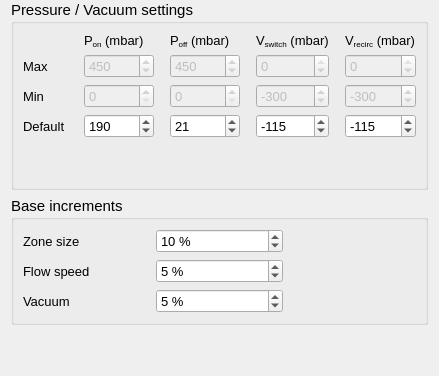
      <widget class="QWidget" name="page">
       <layout class="QGridLayout" name="gridLayout_5">
        <property name="topMargin">
         <number>0</number>
        </property>
        <item row="0" column="0">
         <widget class="QGroupBox" name="groupBox_generalSettings_2">
          <property name="minimumSize">
           <size>
            <width>0</width>
            <height>100</height>
           </size>
          </property>
          <property name="font">
           <font>
            <pointsize>11</pointsize>
           </font>
          </property>
          <property name="styleSheet">
           <string notr="true"/>
          </property>
          <property name="title">
           <string>Pressure / Vacuum settings</string>
          </property>
          <layout class="QGridLayout" name="gridLayout_14">
           <item row="3" column="2">
            <widget class="QSpinBox" name="spinBox_p_on_default">
             <property name="sizePolicy">
              <sizepolicy hsizetype="Minimum" vsizetype="Preferred">
               <horstretch>0</horstretch>
               <verstretch>0</verstretch>
              </sizepolicy>
             </property>
             <property name="minimumSize">
              <size>
               <width>70</width>
               <height>0</height>
              </size>
             </property>
             <property name="font">
              <font>
               <pointsize>10</pointsize>
              </font>
             </property>
             <property name="maximum">
              <number>450</number>
             </property>
             <property name="value">
              <number>190</number>
             </property>
            </widget>
           </item>
           <item row="1" column="2">
            <widget class="QSpinBox" name="spinBox_p_on_max">
             <property name="enabled">
              <bool>false</bool>
             </property>
             <property name="sizePolicy">
              <sizepolicy hsizetype="Minimum" vsizetype="Preferred">
               <horstretch>0</horstretch>
               <verstretch>0</verstretch>
              </sizepolicy>
             </property>
             <property name="font">
              <font>
               <pointsize>10</pointsize>
              </font>
             </property>
             <property name="maximum">
              <number>1000</number>
             </property>
             <property name="value">
              <number>450</number>
             </property>
            </widget>
           </item>
           <item row="2" column="8">
            <widget class="QSpinBox" name="spinBox_v_recirc_min">
             <property name="enabled">
              <bool>false</bool>
             </property>
             <property name="sizePolicy">
              <sizepolicy hsizetype="Minimum" vsizetype="Preferred">
               <horstretch>0</horstretch>
               <verstretch>0</verstretch>
              </sizepolicy>
             </property>
             <property name="font">
              <font>
               <pointsize>10</pointsize>
              </font>
             </property>
             <property name="minimum">
              <number>-1000</number>
             </property>
             <property name="maximum">
              <number>0</number>
             </property>
             <property name="value">
              <number>-300</number>
             </property>
            </widget>
           </item>
           <item row="1" column="0">
            <widget class="QLabel" name="label_29">
             <property name="font">
              <font>
               <pointsize>10</pointsize>
              </font>
             </property>
             <property name="text">
              <string>Max </string>
             </property>
            </widget>
           </item>
           <item row="2" column="6">
            <widget class="QSpinBox" name="spinBox_v_switch_min">
             <property name="enabled">
              <bool>false</bool>
             </property>
             <property name="sizePolicy">
              <sizepolicy hsizetype="Minimum" vsizetype="Preferred">
               <horstretch>0</horstretch>
               <verstretch>0</verstretch>
              </sizepolicy>
             </property>
             <property name="font">
              <font>
               <pointsize>10</pointsize>
              </font>
             </property>
             <property name="minimum">
              <number>-1000</number>
             </property>
             <property name="maximum">
              <number>0</number>
             </property>
             <property name="value">
              <number>-300</number>
             </property>
            </widget>
           </item>
           <item row="0" column="6">
            <widget class="QLabel" name="label_26">
             <property name="font">
              <font>
               <pointsize>10</pointsize>
              </font>
             </property>
             <property name="text">
              <string notr="true">&lt;html&gt;&lt;head/&gt;&lt;body&gt;&lt;p&gt; V&lt;span style=&quot; vertical-align:sub;&quot;&gt;switch&lt;/span&gt; (mbar)&lt;/p&gt;&lt;/body&gt;&lt;/html&gt;</string>
             </property>
            </widget>
           </item>
           <item row="0" column="8">
            <widget class="QLabel" name="label_31">
             <property name="font">
              <font>
               <pointsize>10</pointsize>
              </font>
             </property>
             <property name="text">
              <string notr="true">&lt;html&gt;&lt;head/&gt;&lt;body&gt;&lt;p&gt; V&lt;span style=&quot; vertical-align:sub;&quot;&gt;recirc&lt;/span&gt; (mbar)&lt;/p&gt;&lt;/body&gt;&lt;/html&gt;</string>
             </property>
            </widget>
           </item>
           <item row="2" column="2">
            <widget class="QSpinBox" name="spinBox_p_on_min">
             <property name="enabled">
              <bool>false</bool>
             </property>
             <property name="sizePolicy">
              <sizepolicy hsizetype="Minimum" vsizetype="Preferred">
               <horstretch>0</horstretch>
               <verstretch>0</verstretch>
              </sizepolicy>
             </property>
             <property name="font">
              <font>
               <pointsize>10</pointsize>
              </font>
             </property>
             <property name="maximum">
              <number>1000</number>
             </property>
            </widget>
           </item>
           <item row="1" column="6">
            <widget class="QSpinBox" name="spinBox_v_switch_max">
             <property name="enabled">
              <bool>false</bool>
             </property>
             <property name="sizePolicy">
              <sizepolicy hsizetype="Minimum" vsizetype="Preferred">
               <horstretch>0</horstretch>
               <verstretch>0</verstretch>
              </sizepolicy>
             </property>
             <property name="font">
              <font>
               <pointsize>10</pointsize>
              </font>
             </property>
             <property name="minimum">
              <number>-1000</number>
             </property>
             <property name="maximum">
              <number>0</number>
             </property>
            </widget>
           </item>
           <item row="0" column="2">
            <widget class="QLabel" name="label_27">
             <property name="font">
              <font>
               <pointsize>10</pointsize>
              </font>
             </property>
             <property name="text">
              <string notr="true">&lt;html&gt;&lt;head/&gt;&lt;body&gt;&lt;p&gt; P&lt;span style=&quot; vertical-align:sub;&quot;&gt;on&lt;/span&gt;  (mbar) &lt;/p&gt;&lt;/body&gt;&lt;/html&gt;</string>
             </property>
            </widget>
           </item>
           <item row="3" column="4">
            <widget class="QSpinBox" name="spinBox_p_off_default">
             <property name="sizePolicy">
              <sizepolicy hsizetype="Minimum" vsizetype="Preferred">
               <horstretch>0</horstretch>
               <verstretch>0</verstretch>
              </sizepolicy>
             </property>
             <property name="minimumSize">
              <size>
               <width>70</width>
               <height>0</height>
              </size>
             </property>
             <property name="font">
              <font>
               <pointsize>10</pointsize>
              </font>
             </property>
             <property name="maximum">
              <number>450</number>
             </property>
             <property name="value">
              <number>21</number>
             </property>
            </widget>
           </item>
           <item row="0" column="4">
            <widget class="QLabel" name="label_25">
             <property name="font">
              <font>
               <pointsize>10</pointsize>
              </font>
             </property>
             <property name="text">
              <string notr="true">&lt;html&gt;&lt;head/&gt;&lt;body&gt;&lt;p&gt; P&lt;span style=&quot; vertical-align:sub;&quot;&gt;off&lt;/span&gt; (mbar)&lt;/p&gt;&lt;/body&gt;&lt;/html&gt;</string>
             </property>
            </widget>
           </item>
           <item row="1" column="4">
            <widget class="QSpinBox" name="spinBox_p_off_max">
             <property name="enabled">
              <bool>false</bool>
             </property>
             <property name="sizePolicy">
              <sizepolicy hsizetype="Minimum" vsizetype="Preferred">
               <horstretch>0</horstretch>
               <verstretch>0</verstretch>
              </sizepolicy>
             </property>
             <property name="font">
              <font>
               <pointsize>10</pointsize>
              </font>
             </property>
             <property name="maximum">
              <number>1000</number>
             </property>
             <property name="value">
              <number>450</number>
             </property>
            </widget>
           </item>
           <item row="1" column="5">
            <spacer name="horizontalSpacer_7">
             <property name="orientation">
              <enum>Qt::Horizontal</enum>
             </property>
             <property name="sizeType">
              <enum>QSizePolicy::Minimum</enum>
             </property>
             <property name="sizeHint" stdset="0">
              <size>
               <width>10</width>
               <height>20</height>
              </size>
             </property>
            </spacer>
           </item>
           <item row="3" column="6">
            <widget class="QSpinBox" name="spinBox_v_switch_default">
             <property name="sizePolicy">
              <sizepolicy hsizetype="Minimum" vsizetype="Preferred">
               <horstretch>0</horstretch>
               <verstretch>0</verstretch>
              </sizepolicy>
             </property>
             <property name="minimumSize">
              <size>
               <width>70</width>
               <height>0</height>
              </size>
             </property>
             <property name="font">
              <font>
               <pointsize>10</pointsize>
              </font>
             </property>
             <property name="minimum">
              <number>-300</number>
             </property>
             <property name="maximum">
              <number>0</number>
             </property>
             <property name="value">
              <number>-115</number>
             </property>
            </widget>
           </item>
           <item row="1" column="8">
            <widget class="QSpinBox" name="spinBox_v_recirc_max">
             <property name="enabled">
              <bool>false</bool>
             </property>
             <property name="sizePolicy">
              <sizepolicy hsizetype="Minimum" vsizetype="Preferred">
               <horstretch>0</horstretch>
               <verstretch>0</verstretch>
              </sizepolicy>
             </property>
             <property name="font">
              <font>
               <pointsize>10</pointsize>
              </font>
             </property>
             <property name="minimum">
              <number>-1000</number>
             </property>
             <property name="maximum">
              <number>0</number>
             </property>
            </widget>
           </item>
           <item row="1" column="7">
            <spacer name="horizontalSpacer_11">
             <property name="orientation">
              <enum>Qt::Horizontal</enum>
             </property>
             <property name="sizeType">
              <enum>QSizePolicy::Minimum</enum>
             </property>
             <property name="sizeHint" stdset="0">
              <size>
               <width>10</width>
               <height>20</height>
              </size>
             </property>
            </spacer>
           </item>
           <item row="1" column="3">
            <spacer name="horizontalSpacer_8">
             <property name="orientation">
              <enum>Qt::Horizontal</enum>
             </property>
             <property name="sizeType">
              <enum>QSizePolicy::Minimum</enum>
             </property>
             <property name="sizeHint" stdset="0">
              <size>
               <width>10</width>
               <height>20</height>
              </size>
             </property>
            </spacer>
           </item>
           <item row="2" column="4">
            <widget class="QSpinBox" name="spinBox_p_off_min">
             <property name="enabled">
              <bool>false</bool>
             </property>
             <property name="sizePolicy">
              <sizepolicy hsizetype="Minimum" vsizetype="Preferred">
               <horstretch>0</horstretch>
               <verstretch>0</verstretch>
              </sizepolicy>
             </property>
             <property name="font">
              <font>
               <pointsize>10</pointsize>
              </font>
             </property>
             <property name="maximum">
              <number>1000</number>
             </property>
            </widget>
           </item>
           <item row="1" column="1">
            <spacer name="horizontalSpacer_6">
             <property name="orientation">
              <enum>Qt::Horizontal</enum>
             </property>
             <property name="sizeType">
              <enum>QSizePolicy::Minimum</enum>
             </property>
             <property name="sizeHint" stdset="0">
              <size>
               <width>10</width>
               <height>20</height>
              </size>
             </property>
            </spacer>
           </item>
           <item row="3" column="0">
            <widget class="QLabel" name="label_28">
             <property name="font">
              <font>
               <pointsize>10</pointsize>
              </font>
             </property>
             <property name="text">
              <string>Default </string>
             </property>
            </widget>
           </item>
           <item row="2" column="0">
            <widget class="QLabel" name="label_30">
             <property name="font">
              <font>
               <pointsize>10</pointsize>
              </font>
             </property>
             <property name="text">
              <string>Min </string>
             </property>
            </widget>
           </item>
           <item row="3" column="8">
            <widget class="QSpinBox" name="spinBox_v_recirc_default">
             <property name="sizePolicy">
              <sizepolicy hsizetype="Minimum" vsizetype="Preferred">
               <horstretch>0</horstretch>
               <verstretch>0</verstretch>
              </sizepolicy>
             </property>
             <property name="minimumSize">
              <size>
               <width>70</width>
               <height>0</height>
              </size>
             </property>
             <property name="font">
              <font>
               <pointsize>10</pointsize>
              </font>
             </property>
             <property name="minimum">
              <number>-300</number>
             </property>
             <property name="maximum">
              <number>0</number>
             </property>
             <property name="value">
              <number>-115</number>
             </property>
            </widget>
           </item>
           <item row="4" column="0">
            <spacer name="verticalSpacer">
             <property name="orientation">
              <enum>Qt::Vertical</enum>
             </property>
             <property name="sizeHint" stdset="0">
              <size>
               <width>20</width>
               <height>40</height>
              </size>
             </property>
            </spacer>
           </item>
          </layout>
         </widget>
        </item>
        <item row="2" column="0">
         <spacer name="verticalSpacer_5">
          <property name="orientation">
           <enum>Qt::Vertical</enum>
          </property>
          <property name="sizeHint" stdset="0">
           <size>
            <width>20</width>
            <height>40</height>
           </size>
          </property>
         </spacer>
        </item>
        <item row="1" column="0">
         <widget class="QGroupBox" name="groupBox">
          <property name="minimumSize">
           <size>
            <width>0</width>
            <height>50</height>
           </size>
          </property>
          <property name="font">
           <font>
            <pointsize>11</pointsize>
           </font>
          </property>
          <property name="title">
           <string>Base increments</string>
          </property>
          <layout class="QGridLayout" name="gridLayout_4">
           <item row="0" column="1">
            <widget class="QSpinBox" name="spinBox_ds_increment">
             <property name="font">
              <font>
               <pointsize>10</pointsize>
               <weight>50</weight>
               <bold>false</bold>
              </font>
             </property>
             <property name="suffix">
              <string notr="true"> %</string>
             </property>
             <property name="prefix">
              <string notr="true"/>
             </property>
             <property name="minimum">
              <number>1</number>
             </property>
             <property name="maximum">
              <number>20</number>
             </property>
             <property name="value">
              <number>10</number>
             </property>
            </widget>
           </item>
           <item row="2" column="0">
            <widget class="QLabel" name="label_14">
             <property name="sizePolicy">
              <sizepolicy hsizetype="Minimum" vsizetype="Preferred">
               <horstretch>0</horstretch>
               <verstretch>0</verstretch>
              </sizepolicy>
             </property>
             <property name="font">
              <font>
               <pointsize>10</pointsize>
               <weight>50</weight>
               <bold>false</bold>
              </font>
             </property>
             <property name="text">
              <string>Vacuum</string>
             </property>
            </widget>
           </item>
           <item row="0" column="0">
            <widget class="QLabel" name="label_12">
             <property name="sizePolicy">
              <sizepolicy hsizetype="Minimum" vsizetype="Preferred">
               <horstretch>0</horstretch>
               <verstretch>0</verstretch>
              </sizepolicy>
             </property>
             <property name="font">
              <font>
               <pointsize>10</pointsize>
               <weight>50</weight>
               <bold>false</bold>
              </font>
             </property>
             <property name="text">
              <string>Zone size</string>
             </property>
            </widget>
           </item>
           <item row="2" column="1">
            <widget class="QSpinBox" name="spinBox_v_increment">
             <property name="font">
              <font>
               <pointsize>10</pointsize>
               <weight>50</weight>
               <bold>false</bold>
              </font>
             </property>
             <property name="suffix">
              <string notr="true"> %</string>
             </property>
             <property name="prefix">
              <string notr="true"/>
             </property>
             <property name="minimum">
              <number>1</number>
             </property>
             <property name="maximum">
              <number>20</number>
             </property>
             <property name="value">
              <number>5</number>
             </property>
            </widget>
           </item>
           <item row="1" column="1">
            <widget class="QSpinBox" name="spinBox_fs_increment">
             <property name="font">
              <font>
               <pointsize>10</pointsize>
               <weight>50</weight>
               <bold>false</bold>
              </font>
             </property>
             <property name="suffix">
              <string notr="true"> %</string>
             </property>
             <property name="prefix">
              <string notr="true"/>
             </property>
             <property name="minimum">
              <number>1</number>
             </property>
             <property name="maximum">
              <number>20</number>
             </property>
             <property name="value">
              <number>5</number>
             </property>
            </widget>
           </item>
           <item row="1" column="0">
            <widget class="QLabel" name="label_13">
             <property name="sizePolicy">
              <sizepolicy hsizetype="Minimum" vsizetype="Preferred">
               <horstretch>0</horstretch>
               <verstretch>0</verstretch>
              </sizepolicy>
             </property>
             <property name="font">
              <font>
               <pointsize>10</pointsize>
               <weight>50</weight>
               <bold>false</bold>
              </font>
             </property>
             <property name="text">
              <string>Flow speed</string>
             </property>
            </widget>
           </item>
           <item row="0" column="2">
            <widget class="QLabel" name="label_23">
             <property name="text">
              <string/>
             </property>
            </widget>
           </item>
          </layout>
          <zorder>label_14</zorder>
          <zorder>spinBox_v_increment</zorder>
          <zorder>label_13</zorder>
          <zorder>spinBox_fs_increment</zorder>
          <zorder>label_12</zorder>
          <zorder>spinBox_ds_increment</zorder>
          <zorder>label_23</zorder>
         </widget>
        </item>
       </layout>
       <zorder>groupBox</zorder>
       <zorder>groupBox_generalSettings_2</zorder>
      </widget>
